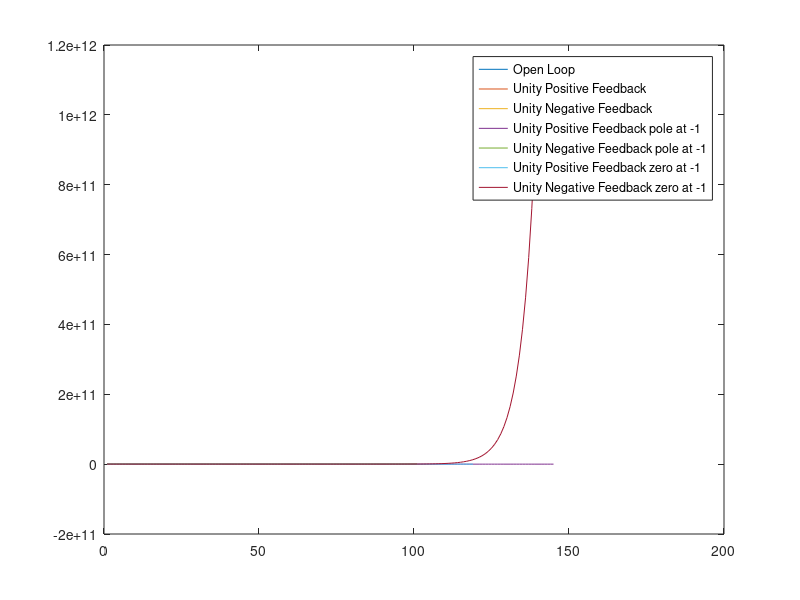

Reproduce this figure in MATLAB.
num = 1;
sys1 = [1 1 -2];

plant1 = tf(num,sys1);

figure
plot(step(plant1), 'DisplayName', 'Open Loop');
hold on

z = [];
p = [];
kp = 1;
fbp = zpk(z,p,kp);

tf1 = feedback(plant1,fbp);
plot(step(tf1), 'DisplayName', 'Unity Positive Feedback');

kn = -1;
fbn = zpk(z,p,kn);

tf1 = feedback(plant1,fbn);
plot(step(tf1), 'DisplayName', 'Unity Negative Feedback');

p = [-1];
fbp = zpk(z,p,kp);

tf1 = feedback(plant1,fbp);
plot(step(tf1), 'DisplayName', 'Unity Positive Feedback pole at -1');

fbn = zpk(z,p,kn);

tf1 = feedback(plant1,fbn);
plot(step(tf1), 'DisplayName', 'Unity Negative Feedback pole at -1');

p = [0];
z = [-1]
fbp = zpk(z,p,kp);

tf1 = feedback(plant1,fbp);
plot(step(tf1), 'DisplayName', 'Unity Positive Feedback zero at -1');

fbn = zpk(z,p,kn);

tf1 = feedback(plant1,fbn);
plot(step(tf1), 'DisplayName', 'Unity Negative Feedback zero at -1');

legend
